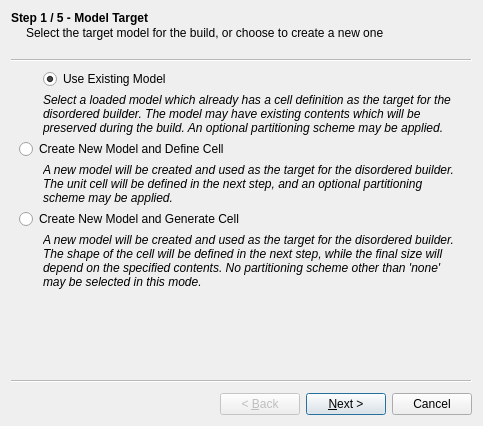
<?xml version="1.0" encoding="UTF-8"?>
<ui version="4.0">
 <class>DisorderWizard</class>
 <widget class="QWizard" name="DisorderWizard">
  <property name="geometry">
   <rect>
    <x>0</x>
    <y>0</y>
    <width>483</width>
    <height>426</height>
   </rect>
  </property>
  <property name="windowTitle">
   <string>Disorder Wizard</string>
  </property>
  <property name="windowIcon">
   <iconset resource="icons.qrc">
    <normaloff>:/stackicons/icons/stack_disorder.svg</normaloff>:/stackicons/icons/stack_disorder.svg</iconset>
  </property>
  <property name="modal">
   <bool>true</bool>
  </property>
  <property name="titleFormat">
   <enum>Qt::PlainText</enum>
  </property>
  <widget class="QWizardPage" name="ModelTargetPage">
   <property name="title">
    <string>Step 1 / 5 - Model Target</string>
   </property>
   <property name="subTitle">
    <string>Select the target model for the build, or choose to create a new one</string>
   </property>
   <attribute name="pageId">
    <string notr="true">1</string>
   </attribute>
   <layout class="QVBoxLayout" name="verticalLayout">
    <property name="spacing">
     <number>4</number>
    </property>
    <property name="margin">
     <number>2</number>
    </property>
    <item>
     <layout class="QGridLayout" name="gridLayout">
      <property name="sizeConstraint">
       <enum>QLayout::SetMinimumSize</enum>
      </property>
      <item row="6" column="0" colspan="2">
       <widget class="QRadioButton" name="TargetGenerateRadio">
        <property name="sizePolicy">
         <sizepolicy hsizetype="Expanding" vsizetype="Fixed">
          <horstretch>0</horstretch>
          <verstretch>0</verstretch>
         </sizepolicy>
        </property>
        <property name="text">
         <string>Create New Model and Generate Cell</string>
        </property>
       </widget>
      </item>
      <item row="2" column="1">
       <widget class="QLabel" name="label">
        <property name="sizePolicy">
         <sizepolicy hsizetype="Expanding" vsizetype="Minimum">
          <horstretch>0</horstretch>
          <verstretch>0</verstretch>
         </sizepolicy>
        </property>
        <property name="minimumSize">
         <size>
          <width>25</width>
          <height>30</height>
         </size>
        </property>
        <property name="font">
         <font>
          <italic>true</italic>
         </font>
        </property>
        <property name="text">
         <string>Select a loaded model which already has a cell definition as the target for the disordered builder. The model may have existing contents which will be preserved during the build. An optional partitioning scheme may be applied.</string>
        </property>
        <property name="wordWrap">
         <bool>true</bool>
        </property>
       </widget>
      </item>
      <item row="2" column="0">
       <spacer name="horizontalSpacer">
        <property name="orientation">
         <enum>Qt::Horizontal</enum>
        </property>
        <property name="sizeType">
         <enum>QSizePolicy::Fixed</enum>
        </property>
        <property name="sizeHint" stdset="0">
         <size>
          <width>20</width>
          <height>20</height>
         </size>
        </property>
       </spacer>
      </item>
      <item row="5" column="1">
       <widget class="QLabel" name="label_2">
        <property name="sizePolicy">
         <sizepolicy hsizetype="Expanding" vsizetype="Preferred">
          <horstretch>0</horstretch>
          <verstretch>0</verstretch>
         </sizepolicy>
        </property>
        <property name="font">
         <font>
          <italic>true</italic>
         </font>
        </property>
        <property name="text">
         <string>A new model will be created and used as the target for the disordered builder. The unit cell will be defined in the next step, and an optional partitioning scheme may be applied.</string>
        </property>
        <property name="wordWrap">
         <bool>true</bool>
        </property>
       </widget>
      </item>
      <item row="7" column="1">
       <widget class="QLabel" name="label_3">
        <property name="sizePolicy">
         <sizepolicy hsizetype="Expanding" vsizetype="Preferred">
          <horstretch>0</horstretch>
          <verstretch>0</verstretch>
         </sizepolicy>
        </property>
        <property name="font">
         <font>
          <italic>true</italic>
         </font>
        </property>
        <property name="text">
         <string>A new model will be created and used as the target for the disordered builder. The shape of the cell will be defined in the next step, while the final size will depend on the specified contents. No partitioning scheme other than 'none' may be selected in this mode.</string>
        </property>
        <property name="wordWrap">
         <bool>true</bool>
        </property>
       </widget>
      </item>
      <item row="4" column="0" colspan="2">
       <widget class="QRadioButton" name="TargetNewRadio">
        <property name="sizePolicy">
         <sizepolicy hsizetype="Expanding" vsizetype="Fixed">
          <horstretch>0</horstretch>
          <verstretch>0</verstretch>
         </sizepolicy>
        </property>
        <property name="text">
         <string>Create New Model and Define Cell</string>
        </property>
       </widget>
      </item>
      <item row="1" column="1">
       <widget class="QRadioButton" name="TargetExistingRadio">
        <property name="sizePolicy">
         <sizepolicy hsizetype="Expanding" vsizetype="Fixed">
          <horstretch>0</horstretch>
          <verstretch>0</verstretch>
         </sizepolicy>
        </property>
        <property name="text">
         <string>Use Existing Model</string>
        </property>
        <property name="checked">
         <bool>true</bool>
        </property>
       </widget>
      </item>
     </layout>
    </item>
   </layout>
  </widget>
  <widget class="QWizardPage" name="ModelSelectionPage">
   <property name="title">
    <string>Step 2 / 5 - Model Selection / Cell Definition</string>
   </property>
   <property name="subTitle">
    <string>Select or define a suitable model / cell target</string>
   </property>
   <attribute name="pageId">
    <string notr="true">2</string>
   </attribute>
   <layout class="QVBoxLayout" name="verticalLayout_2">
    <property name="spacing">
     <number>4</number>
    </property>
    <property name="margin">
     <number>2</number>
    </property>
    <item>
     <widget class="QStackedWidget" name="ModelSelectionStack">
      <property name="currentIndex">
       <number>0</number>
      </property>
      <widget class="QWidget" name="ExistingModelPage">
       <layout class="QVBoxLayout" name="verticalLayout_3">
        <property name="spacing">
         <number>4</number>
        </property>
        <property name="margin">
         <number>2</number>
        </property>
        <item>
         <widget class="QLabel" name="label_4">
          <property name="text">
           <string>Select an existing model to use as the target:</string>
          </property>
         </widget>
        </item>
        <item>
         <widget class="QTreeWidget" name="ExistingModelTree">
          <property name="mouseTracking">
           <bool>true</bool>
          </property>
          <property name="horizontalScrollBarPolicy">
           <enum>Qt::ScrollBarAlwaysOff</enum>
          </property>
          <property name="autoScroll">
           <bool>false</bool>
          </property>
          <property name="showDropIndicator" stdset="0">
           <bool>false</bool>
          </property>
          <property name="alternatingRowColors">
           <bool>true</bool>
          </property>
          <property name="selectionMode">
           <enum>QAbstractItemView::SingleSelection</enum>
          </property>
          <property name="iconSize">
           <size>
            <width>75</width>
            <height>75</height>
           </size>
          </property>
          <property name="indentation">
           <number>0</number>
          </property>
          <attribute name="headerVisible">
           <bool>false</bool>
          </attribute>
          <column>
           <property name="text">
            <string notr="true">1</string>
           </property>
          </column>
         </widget>
        </item>
       </layout>
      </widget>
      <widget class="QWidget" name="NewDefinedModelPage">
       <layout class="QVBoxLayout" name="verticalLayout_4">
        <property name="spacing">
         <number>4</number>
        </property>
        <property name="margin">
         <number>2</number>
        </property>
        <item>
         <widget class="QLabel" name="label_5">
          <property name="text">
           <string>Define a unit cell for the new model:</string>
          </property>
         </widget>
        </item>
        <item>
         <layout class="QGridLayout" name="gridLayout_2">
          <property name="spacing">
           <number>2</number>
          </property>
          <item row="1" column="0">
           <widget class="QLabel" name="label_17">
            <property name="sizePolicy">
             <sizepolicy hsizetype="Fixed" vsizetype="Fixed">
              <horstretch>0</horstretch>
              <verstretch>0</verstretch>
             </sizepolicy>
            </property>
            <property name="text">
             <string>a</string>
            </property>
           </widget>
          </item>
          <item row="2" column="0">
           <widget class="QLabel" name="label_18">
            <property name="sizePolicy">
             <sizepolicy hsizetype="Fixed" vsizetype="Fixed">
              <horstretch>0</horstretch>
              <verstretch>0</verstretch>
             </sizepolicy>
            </property>
            <property name="text">
             <string>b</string>
            </property>
           </widget>
          </item>
          <item row="3" column="0">
           <widget class="QLabel" name="label_19">
            <property name="sizePolicy">
             <sizepolicy hsizetype="Fixed" vsizetype="Fixed">
              <horstretch>0</horstretch>
              <verstretch>0</verstretch>
             </sizepolicy>
            </property>
            <property name="text">
             <string>c</string>
            </property>
           </widget>
          </item>
          <item row="1" column="1">
           <widget class="QDoubleSpinBox" name="CellLengthASpin">
            <property name="sizePolicy">
             <sizepolicy hsizetype="Expanding" vsizetype="Fixed">
              <horstretch>0</horstretch>
              <verstretch>0</verstretch>
             </sizepolicy>
            </property>
            <property name="suffix">
             <string> Å</string>
            </property>
            <property name="decimals">
             <number>8</number>
            </property>
            <property name="maximum">
             <double>10000.000000000000000</double>
            </property>
            <property name="value">
             <double>10.000000000000000</double>
            </property>
           </widget>
          </item>
          <item row="2" column="1">
           <widget class="QDoubleSpinBox" name="CellLengthBSpin">
            <property name="sizePolicy">
             <sizepolicy hsizetype="Expanding" vsizetype="Fixed">
              <horstretch>0</horstretch>
              <verstretch>0</verstretch>
             </sizepolicy>
            </property>
            <property name="suffix">
             <string> Å</string>
            </property>
            <property name="decimals">
             <number>8</number>
            </property>
            <property name="maximum">
             <double>10000.000000000000000</double>
            </property>
            <property name="value">
             <double>10.000000000000000</double>
            </property>
           </widget>
          </item>
          <item row="3" column="1">
           <widget class="QDoubleSpinBox" name="CellLengthCSpin">
            <property name="sizePolicy">
             <sizepolicy hsizetype="Expanding" vsizetype="Fixed">
              <horstretch>0</horstretch>
              <verstretch>0</verstretch>
             </sizepolicy>
            </property>
            <property name="suffix">
             <string> Å</string>
            </property>
            <property name="decimals">
             <number>8</number>
            </property>
            <property name="maximum">
             <double>10000.000000000000000</double>
            </property>
            <property name="value">
             <double>10.000000000000000</double>
            </property>
           </widget>
          </item>
          <item row="1" column="2">
           <widget class="QLabel" name="label_12">
            <property name="sizePolicy">
             <sizepolicy hsizetype="Fixed" vsizetype="Fixed">
              <horstretch>0</horstretch>
              <verstretch>0</verstretch>
             </sizepolicy>
            </property>
            <property name="text">
             <string>&amp;#945;</string>
            </property>
            <property name="textFormat">
             <enum>Qt::RichText</enum>
            </property>
           </widget>
          </item>
          <item row="2" column="2">
           <widget class="QLabel" name="label_13">
            <property name="sizePolicy">
             <sizepolicy hsizetype="Fixed" vsizetype="Fixed">
              <horstretch>0</horstretch>
              <verstretch>0</verstretch>
             </sizepolicy>
            </property>
            <property name="text">
             <string>&amp;#946;</string>
            </property>
            <property name="textFormat">
             <enum>Qt::RichText</enum>
            </property>
           </widget>
          </item>
          <item row="3" column="2">
           <widget class="QLabel" name="label_14">
            <property name="sizePolicy">
             <sizepolicy hsizetype="Fixed" vsizetype="Fixed">
              <horstretch>0</horstretch>
              <verstretch>0</verstretch>
             </sizepolicy>
            </property>
            <property name="text">
             <string>&amp;#947;</string>
            </property>
            <property name="textFormat">
             <enum>Qt::RichText</enum>
            </property>
           </widget>
          </item>
          <item row="1" column="3">
           <widget class="QDoubleSpinBox" name="CellAngleASpin">
            <property name="sizePolicy">
             <sizepolicy hsizetype="Expanding" vsizetype="Fixed">
              <horstretch>0</horstretch>
              <verstretch>0</verstretch>
             </sizepolicy>
            </property>
            <property name="suffix">
             <string> °</string>
            </property>
            <property name="decimals">
             <number>8</number>
            </property>
            <property name="maximum">
             <double>180.000000000000000</double>
            </property>
            <property name="value">
             <double>90.000000000000000</double>
            </property>
           </widget>
          </item>
          <item row="2" column="3">
           <widget class="QDoubleSpinBox" name="CellAngleBSpin">
            <property name="sizePolicy">
             <sizepolicy hsizetype="Expanding" vsizetype="Fixed">
              <horstretch>0</horstretch>
              <verstretch>0</verstretch>
             </sizepolicy>
            </property>
            <property name="suffix">
             <string> °</string>
            </property>
            <property name="decimals">
             <number>8</number>
            </property>
            <property name="maximum">
             <double>180.000000000000000</double>
            </property>
            <property name="value">
             <double>90.000000000000000</double>
            </property>
           </widget>
          </item>
          <item row="3" column="3">
           <widget class="QDoubleSpinBox" name="CellAngleCSpin">
            <property name="sizePolicy">
             <sizepolicy hsizetype="Expanding" vsizetype="Fixed">
              <horstretch>0</horstretch>
              <verstretch>0</verstretch>
             </sizepolicy>
            </property>
            <property name="suffix">
             <string> °</string>
            </property>
            <property name="decimals">
             <number>8</number>
            </property>
            <property name="maximum">
             <double>180.000000000000000</double>
            </property>
            <property name="value">
             <double>90.000000000000000</double>
            </property>
           </widget>
          </item>
          <item row="0" column="0" colspan="2">
           <widget class="QLabel" name="label_16">
            <property name="text">
             <string>Lengths</string>
            </property>
            <property name="alignment">
             <set>Qt::AlignCenter</set>
            </property>
           </widget>
          </item>
          <item row="0" column="2" colspan="2">
           <widget class="QLabel" name="label_15">
            <property name="text">
             <string>Angles</string>
            </property>
            <property name="alignment">
             <set>Qt::AlignCenter</set>
            </property>
           </widget>
          </item>
         </layout>
        </item>
        <item>
         <spacer name="verticalSpacer">
          <property name="orientation">
           <enum>Qt::Vertical</enum>
          </property>
          <property name="sizeHint" stdset="0">
           <size>
            <width>20</width>
            <height>40</height>
           </size>
          </property>
         </spacer>
        </item>
       </layout>
      </widget>
      <widget class="QWidget" name="NewGeneratedModelPage">
       <layout class="QVBoxLayout" name="verticalLayout_5">
        <property name="spacing">
         <number>4</number>
        </property>
        <property name="margin">
         <number>2</number>
        </property>
        <item>
         <widget class="QLabel" name="label_6">
          <property name="text">
           <string>Define a unit cell for the new model:</string>
          </property>
         </widget>
        </item>
        <item>
         <layout class="QGridLayout" name="gridLayout_3">
          <property name="spacing">
           <number>2</number>
          </property>
          <item row="1" column="0">
           <widget class="QLabel" name="label_20">
            <property name="sizePolicy">
             <sizepolicy hsizetype="Fixed" vsizetype="Fixed">
              <horstretch>0</horstretch>
              <verstretch>0</verstretch>
             </sizepolicy>
            </property>
            <property name="text">
             <string>a</string>
            </property>
           </widget>
          </item>
          <item row="2" column="0">
           <widget class="QLabel" name="label_21">
            <property name="sizePolicy">
             <sizepolicy hsizetype="Fixed" vsizetype="Fixed">
              <horstretch>0</horstretch>
              <verstretch>0</verstretch>
             </sizepolicy>
            </property>
            <property name="text">
             <string>b</string>
            </property>
           </widget>
          </item>
          <item row="3" column="0">
           <widget class="QLabel" name="label_22">
            <property name="sizePolicy">
             <sizepolicy hsizetype="Fixed" vsizetype="Fixed">
              <horstretch>0</horstretch>
              <verstretch>0</verstretch>
             </sizepolicy>
            </property>
            <property name="text">
             <string>c</string>
            </property>
           </widget>
          </item>
          <item row="1" column="1">
           <widget class="QDoubleSpinBox" name="CellRelativeASpin">
            <property name="sizePolicy">
             <sizepolicy hsizetype="Expanding" vsizetype="Fixed">
              <horstretch>0</horstretch>
              <verstretch>0</verstretch>
             </sizepolicy>
            </property>
            <property name="suffix">
             <string/>
            </property>
            <property name="decimals">
             <number>4</number>
            </property>
            <property name="maximum">
             <double>10000.000000000000000</double>
            </property>
            <property name="singleStep">
             <double>0.100000000000000</double>
            </property>
            <property name="value">
             <double>1.000000000000000</double>
            </property>
           </widget>
          </item>
          <item row="2" column="1">
           <widget class="QDoubleSpinBox" name="CellRelativeBSpin">
            <property name="sizePolicy">
             <sizepolicy hsizetype="Expanding" vsizetype="Fixed">
              <horstretch>0</horstretch>
              <verstretch>0</verstretch>
             </sizepolicy>
            </property>
            <property name="suffix">
             <string/>
            </property>
            <property name="decimals">
             <number>4</number>
            </property>
            <property name="maximum">
             <double>10000.000000000000000</double>
            </property>
            <property name="singleStep">
             <double>0.100000000000000</double>
            </property>
            <property name="value">
             <double>1.000000000000000</double>
            </property>
           </widget>
          </item>
          <item row="3" column="1">
           <widget class="QDoubleSpinBox" name="CellRelativeCSpin">
            <property name="sizePolicy">
             <sizepolicy hsizetype="Expanding" vsizetype="Fixed">
              <horstretch>0</horstretch>
              <verstretch>0</verstretch>
             </sizepolicy>
            </property>
            <property name="suffix">
             <string/>
            </property>
            <property name="decimals">
             <number>4</number>
            </property>
            <property name="maximum">
             <double>10000.000000000000000</double>
            </property>
            <property name="singleStep">
             <double>0.100000000000000</double>
            </property>
            <property name="value">
             <double>1.000000000000000</double>
            </property>
           </widget>
          </item>
          <item row="1" column="2">
           <widget class="QLabel" name="label_23">
            <property name="sizePolicy">
             <sizepolicy hsizetype="Fixed" vsizetype="Fixed">
              <horstretch>0</horstretch>
              <verstretch>0</verstretch>
             </sizepolicy>
            </property>
            <property name="text">
             <string>&amp;#945;</string>
            </property>
            <property name="textFormat">
             <enum>Qt::RichText</enum>
            </property>
           </widget>
          </item>
          <item row="2" column="2">
           <widget class="QLabel" name="label_24">
            <property name="sizePolicy">
             <sizepolicy hsizetype="Fixed" vsizetype="Fixed">
              <horstretch>0</horstretch>
              <verstretch>0</verstretch>
             </sizepolicy>
            </property>
            <property name="text">
             <string>&amp;#946;</string>
            </property>
            <property name="textFormat">
             <enum>Qt::RichText</enum>
            </property>
           </widget>
          </item>
          <item row="3" column="2">
           <widget class="QLabel" name="label_25">
            <property name="sizePolicy">
             <sizepolicy hsizetype="Fixed" vsizetype="Fixed">
              <horstretch>0</horstretch>
              <verstretch>0</verstretch>
             </sizepolicy>
            </property>
            <property name="text">
             <string>&amp;#947;</string>
            </property>
            <property name="textFormat">
             <enum>Qt::RichText</enum>
            </property>
           </widget>
          </item>
          <item row="1" column="3">
           <widget class="QDoubleSpinBox" name="CellRelativeAngleASpin">
            <property name="sizePolicy">
             <sizepolicy hsizetype="Expanding" vsizetype="Fixed">
              <horstretch>0</horstretch>
              <verstretch>0</verstretch>
             </sizepolicy>
            </property>
            <property name="suffix">
             <string> °</string>
            </property>
            <property name="decimals">
             <number>8</number>
            </property>
            <property name="maximum">
             <double>180.000000000000000</double>
            </property>
            <property name="value">
             <double>90.000000000000000</double>
            </property>
           </widget>
          </item>
          <item row="2" column="3">
           <widget class="QDoubleSpinBox" name="CellRelativeAngleBSpin">
            <property name="sizePolicy">
             <sizepolicy hsizetype="Expanding" vsizetype="Fixed">
              <horstretch>0</horstretch>
              <verstretch>0</verstretch>
             </sizepolicy>
            </property>
            <property name="suffix">
             <string> °</string>
            </property>
            <property name="decimals">
             <number>8</number>
            </property>
            <property name="maximum">
             <double>180.000000000000000</double>
            </property>
            <property name="value">
             <double>90.000000000000000</double>
            </property>
           </widget>
          </item>
          <item row="3" column="3">
           <widget class="QDoubleSpinBox" name="CellRelativeAngleCSpin">
            <property name="sizePolicy">
             <sizepolicy hsizetype="Expanding" vsizetype="Fixed">
              <horstretch>0</horstretch>
              <verstretch>0</verstretch>
             </sizepolicy>
            </property>
            <property name="suffix">
             <string> °</string>
            </property>
            <property name="decimals">
             <number>8</number>
            </property>
            <property name="maximum">
             <double>180.000000000000000</double>
            </property>
            <property name="value">
             <double>90.000000000000000</double>
            </property>
           </widget>
          </item>
          <item row="0" column="0" colspan="2">
           <widget class="QLabel" name="label_26">
            <property name="text">
             <string>Relative Lengths</string>
            </property>
            <property name="alignment">
             <set>Qt::AlignCenter</set>
            </property>
           </widget>
          </item>
          <item row="0" column="2" colspan="2">
           <widget class="QLabel" name="label_27">
            <property name="text">
             <string>Angles</string>
            </property>
            <property name="alignment">
             <set>Qt::AlignCenter</set>
            </property>
           </widget>
          </item>
         </layout>
        </item>
        <item>
         <widget class="QLabel" name="label_7">
          <property name="text">
           <string>Final cell angles will be those set here, while the final cell lengths will follow the ratios you set here, with their absolute length determined by the cell contents.</string>
          </property>
          <property name="wordWrap">
           <bool>true</bool>
          </property>
         </widget>
        </item>
        <item>
         <spacer name="verticalSpacer_2">
          <property name="orientation">
           <enum>Qt::Vertical</enum>
          </property>
          <property name="sizeHint" stdset="0">
           <size>
            <width>20</width>
            <height>20</height>
           </size>
          </property>
         </spacer>
        </item>
       </layout>
      </widget>
     </widget>
    </item>
   </layout>
  </widget>
  <widget class="QWizardPage" name="PartitionSelectionPage">
   <property name="title">
    <string>Step 3 / 5 - Choose Cell Partitioning</string>
   </property>
   <property name="subTitle">
    <string>Select a partitioning scheme to apply to the cell</string>
   </property>
   <attribute name="pageId">
    <string notr="true">3</string>
   </attribute>
   <layout class="QVBoxLayout" name="verticalLayout_7">
    <property name="spacing">
     <number>4</number>
    </property>
    <property name="margin">
     <number>2</number>
    </property>
    <item>
     <widget class="QTreeWidget" name="PartitionTree">
      <property name="mouseTracking">
       <bool>true</bool>
      </property>
      <property name="horizontalScrollBarPolicy">
       <enum>Qt::ScrollBarAlwaysOff</enum>
      </property>
      <property name="autoScroll">
       <bool>false</bool>
      </property>
      <property name="showDropIndicator" stdset="0">
       <bool>false</bool>
      </property>
      <property name="alternatingRowColors">
       <bool>true</bool>
      </property>
      <property name="selectionMode">
       <enum>QAbstractItemView::SingleSelection</enum>
      </property>
      <property name="iconSize">
       <size>
        <width>75</width>
        <height>75</height>
       </size>
      </property>
      <property name="indentation">
       <number>0</number>
      </property>
      <attribute name="headerVisible">
       <bool>false</bool>
      </attribute>
      <column>
       <property name="text">
        <string notr="true">1</string>
       </property>
      </column>
     </widget>
    </item>
    <item>
     <layout class="QHBoxLayout" name="horizontalLayout">
      <item>
       <spacer name="horizontalSpacer_2">
        <property name="orientation">
         <enum>Qt::Horizontal</enum>
        </property>
        <property name="sizeHint" stdset="0">
         <size>
          <width>40</width>
          <height>20</height>
         </size>
        </property>
       </spacer>
      </item>
      <item>
       <widget class="QPushButton" name="PartitionSchemeOptionsButton">
        <property name="text">
         <string>Scheme Options...</string>
        </property>
       </widget>
      </item>
     </layout>
    </item>
   </layout>
  </widget>
  <widget class="QWizardPage" name="ComponentChoicePage">
   <property name="title">
    <string>Step 4 / 5 - Choice of Components</string>
   </property>
   <property name="subTitle">
    <string>Select the models representing the components to be added to the cell</string>
   </property>
   <attribute name="pageId">
    <string notr="true">4</string>
   </attribute>
   <layout class="QVBoxLayout" name="verticalLayout_6">
    <property name="spacing">
     <number>4</number>
    </property>
    <property name="margin">
     <number>2</number>
    </property>
    <item>
     <widget class="QLabel" name="label_8">
      <property name="text">
       <string>Select models to use as components:</string>
      </property>
     </widget>
    </item>
    <item>
     <widget class="QTreeWidget" name="ChooseComponentsTree">
      <property name="mouseTracking">
       <bool>true</bool>
      </property>
      <property name="horizontalScrollBarPolicy">
       <enum>Qt::ScrollBarAlwaysOff</enum>
      </property>
      <property name="autoScroll">
       <bool>false</bool>
      </property>
      <property name="showDropIndicator" stdset="0">
       <bool>false</bool>
      </property>
      <property name="alternatingRowColors">
       <bool>true</bool>
      </property>
      <property name="selectionMode">
       <enum>QAbstractItemView::ExtendedSelection</enum>
      </property>
      <property name="iconSize">
       <size>
        <width>75</width>
        <height>75</height>
       </size>
      </property>
      <property name="indentation">
       <number>0</number>
      </property>
      <attribute name="headerVisible">
       <bool>false</bool>
      </attribute>
      <column>
       <property name="text">
        <string notr="true">1</string>
       </property>
      </column>
     </widget>
    </item>
    <item>
     <widget class="QLabel" name="label_9">
      <property name="text">
       <string>Select multiple components with Shift and Ctrl</string>
      </property>
     </widget>
    </item>
   </layout>
  </widget>
  <widget class="QWizardPage" name="ComponentPopulationsPage">
   <property name="title">
    <string>Step 5 / 5 - Set Component Populations</string>
   </property>
   <property name="subTitle">
    <string>Set the desired population number and/or density for each component</string>
   </property>
   <attribute name="pageId">
    <string notr="true">5</string>
   </attribute>
   <layout class="QHBoxLayout" name="horizontalLayout_2">
    <property name="spacing">
     <number>4</number>
    </property>
    <property name="margin">
     <number>2</number>
    </property>
    <item>
     <widget class="QTreeWidget" name="EditComponentsTree">
      <property name="mouseTracking">
       <bool>true</bool>
      </property>
      <property name="horizontalScrollBarPolicy">
       <enum>Qt::ScrollBarAlwaysOff</enum>
      </property>
      <property name="autoScroll">
       <bool>false</bool>
      </property>
      <property name="showDropIndicator" stdset="0">
       <bool>false</bool>
      </property>
      <property name="alternatingRowColors">
       <bool>true</bool>
      </property>
      <property name="selectionMode">
       <enum>QAbstractItemView::SingleSelection</enum>
      </property>
      <property name="iconSize">
       <size>
        <width>75</width>
        <height>75</height>
       </size>
      </property>
      <property name="indentation">
       <number>0</number>
      </property>
      <attribute name="headerVisible">
       <bool>false</bool>
      </attribute>
      <column>
       <property name="text">
        <string notr="true">1</string>
       </property>
      </column>
     </widget>
    </item>
    <item>
     <layout class="QGridLayout" name="gridLayout_4">
      <item row="0" column="0">
       <widget class="QLabel" name="ComponentPopulationLabel">
        <property name="sizePolicy">
         <sizepolicy hsizetype="Minimum" vsizetype="Preferred">
          <horstretch>0</horstretch>
          <verstretch>0</verstretch>
         </sizepolicy>
        </property>
        <property name="text">
         <string>Population</string>
        </property>
       </widget>
      </item>
      <item row="0" column="1">
       <widget class="QSpinBox" name="ComponentPopulationSpin">
        <property name="minimum">
         <number>1</number>
        </property>
        <property name="maximum">
         <number>1000000000</number>
        </property>
       </widget>
      </item>
      <item row="0" column="2">
       <widget class="QCheckBox" name="ComponentBulkCheck">
        <property name="text">
         <string>Bulk?</string>
        </property>
       </widget>
      </item>
      <item row="1" column="0">
       <widget class="QLabel" name="ComponentDensityLabel">
        <property name="text">
         <string>Density</string>
        </property>
       </widget>
      </item>
      <item row="1" column="1">
       <widget class="QDoubleSpinBox" name="ComponentDensitySpin">
        <property name="decimals">
         <number>5</number>
        </property>
        <property name="singleStep">
         <double>0.100000000000000</double>
        </property>
       </widget>
      </item>
      <item row="1" column="2">
       <widget class="QCheckBox" name="ComponentFreeDensityCheck">
        <property name="text">
         <string>Free</string>
        </property>
       </widget>
      </item>
      <item row="2" column="0" colspan="3">
       <widget class="QCheckBox" name="ComponentAllowRotationsCheck">
        <property name="text">
         <string>Allow component to be rotated</string>
        </property>
       </widget>
      </item>
      <item row="3" column="0" colspan="3">
       <widget class="QCheckBox" name="ComponentAllowTranslationsCheck">
        <property name="text">
         <string>Allow component to be translated</string>
        </property>
       </widget>
      </item>
      <item row="4" column="1" colspan="2">
       <widget class="QComboBox" name="ComponentTargetPartitionCombo">
        <property name="insertPolicy">
         <enum>QComboBox::NoInsert</enum>
        </property>
       </widget>
      </item>
      <item row="4" column="0">
       <widget class="QLabel" name="TargetPartitionLabel">
        <property name="text">
         <string>Target Partition</string>
        </property>
       </widget>
      </item>
      <item row="5" column="1">
       <spacer name="verticalSpacer_3">
        <property name="orientation">
         <enum>Qt::Vertical</enum>
        </property>
        <property name="sizeHint" stdset="0">
         <size>
          <width>20</width>
          <height>40</height>
         </size>
        </property>
       </spacer>
      </item>
     </layout>
    </item>
   </layout>
  </widget>
 </widget>
 <resources>
  <include location="icons.qrc"/>
 </resources>
 <connections/>
</ui>
